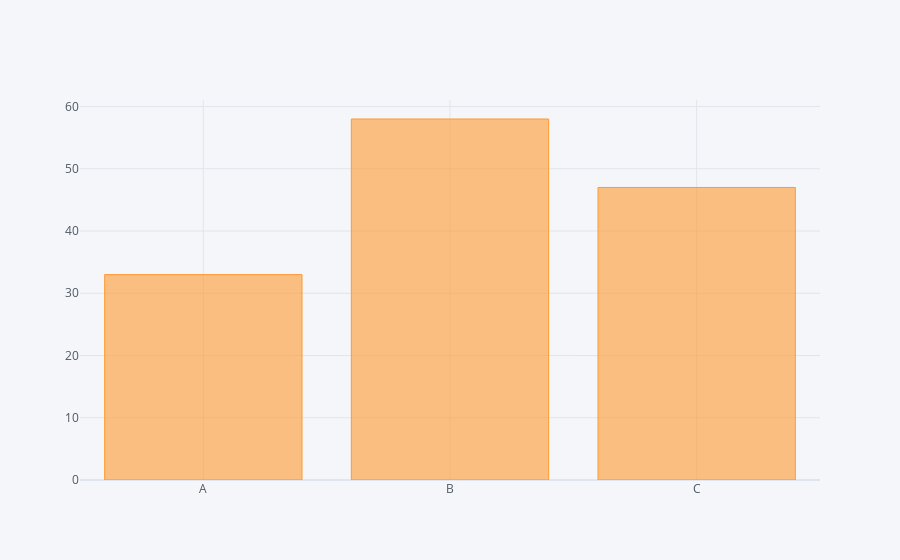

Write notebook code for a chart like this one.
### Code cell
df2.iplot(kind='bar',x='category',y='values')

### Figure 1 — Plotly figure (JSON) as saved in the notebook; plotly's stock layout.template omitted (floating-point values rounded to 4 significant figures)
{"data": [{"marker": {"color": "rgba(255, 153, 51, 0.6)", "line": {"color": "rgba(255, 153, 51, 1.0)", "width": 1}}, "name": "values", "orientation": "v", "text": "", "type": "bar", "x": ["A", "B", "C"], "y": ["33", "58", "47"]}], "layout": {"legend": {"bgcolor": "#F5F6F9", "font": {"color": "#4D5663"}}, "paper_bgcolor": "#F5F6F9", "plot_bgcolor": "#F5F6F9", "title": {"font": {"color": "#4D5663"}}, "xaxis": {"gridcolor": "#E1E5ED", "showgrid": true, "tickfont": {"color": "#4D5663"}, "title": {"font": {"color": "#4D5663"}, "text": ""}, "zerolinecolor": "#E1E5ED"}, "yaxis": {"gridcolor": "#E1E5ED", "showgrid": true, "tickfont": {"color": "#4D5663"}, "title": {"font": {"color": "#4D5663"}, "text": ""}, "zerolinecolor": "#E1E5ED"}}}
